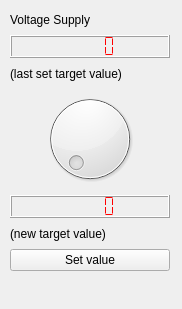
<?xml version="1.0" encoding="UTF-8"?>
<ui version="4.0">
 <class>Output</class>
 <widget class="QWidget" name="Output">
  <property name="geometry">
   <rect>
    <x>0</x>
    <y>0</y>
    <width>182</width>
    <height>309</height>
   </rect>
  </property>
  <property name="windowTitle">
   <string>Output Device</string>
  </property>
  <widget class="QWidget" name="verticalLayoutWidget">
   <property name="geometry">
    <rect>
     <x>10</x>
     <y>10</y>
     <width>160</width>
     <height>261</height>
    </rect>
   </property>
   <layout class="QVBoxLayout" name="verticalLayout">
    <item>
     <widget class="QLabel" name="label">
      <property name="text">
       <string>Voltage Supply</string>
      </property>
     </widget>
    </item>
    <item>
     <widget class="QLCDNumber" name="lastValueLCD">
      <property name="styleSheet">
       <string notr="true">color: rgb(255, 0, 0);</string>
      </property>
      <property name="segmentStyle">
       <enum>QLCDNumber::Flat</enum>
      </property>
      <property name="value" stdset="0">
       <double>0.000000000000000</double>
      </property>
      <property name="intValue" stdset="0">
       <number>0</number>
      </property>
     </widget>
    </item>
    <item>
     <widget class="QLabel" name="label_2">
      <property name="text">
       <string>(last set target value)</string>
      </property>
     </widget>
    </item>
    <item>
     <widget class="QDial" name="voltageDial">
      <property name="maximum">
       <number>500</number>
      </property>
     </widget>
    </item>
    <item>
     <widget class="QLCDNumber" name="newValueLCD">
      <property name="styleSheet">
       <string notr="true">color: rgb(255, 0, 0);</string>
      </property>
      <property name="segmentStyle">
       <enum>QLCDNumber::Flat</enum>
      </property>
     </widget>
    </item>
    <item>
     <widget class="QLabel" name="label_3">
      <property name="text">
       <string>(new target value)</string>
      </property>
     </widget>
    </item>
    <item>
     <widget class="QPushButton" name="setBtn">
      <property name="text">
       <string>Set value</string>
      </property>
     </widget>
    </item>
   </layout>
  </widget>
 </widget>
 <resources/>
 <connections/>
</ui>
